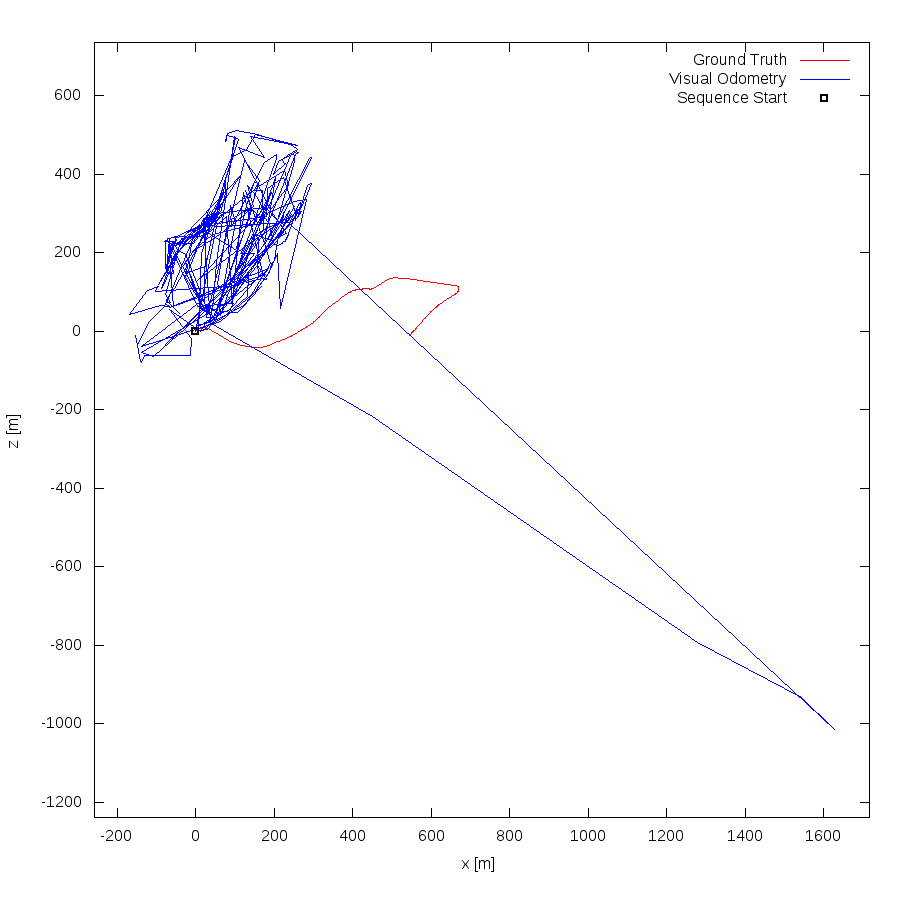

Source code (gnuplot):
set term postscript eps enhanced color
set output "10.eps"
set size ratio -1
set xrange [-258:1717]
set yrange [-1239:735]
set xlabel "x [m]"
set ylabel "z [m]"
plot "10.txt" using 1:2 lc rgb "#FF0000" title 'Ground Truth' w lines,"10.txt" using 3:4 lc rgb "#0000FF" title 'Visual Odometry' w lines,"< head -1 10.txt" using 1:2 lc rgb "#000000" pt 4 ps 1 lw 2 title 'Sequence Start' w points
